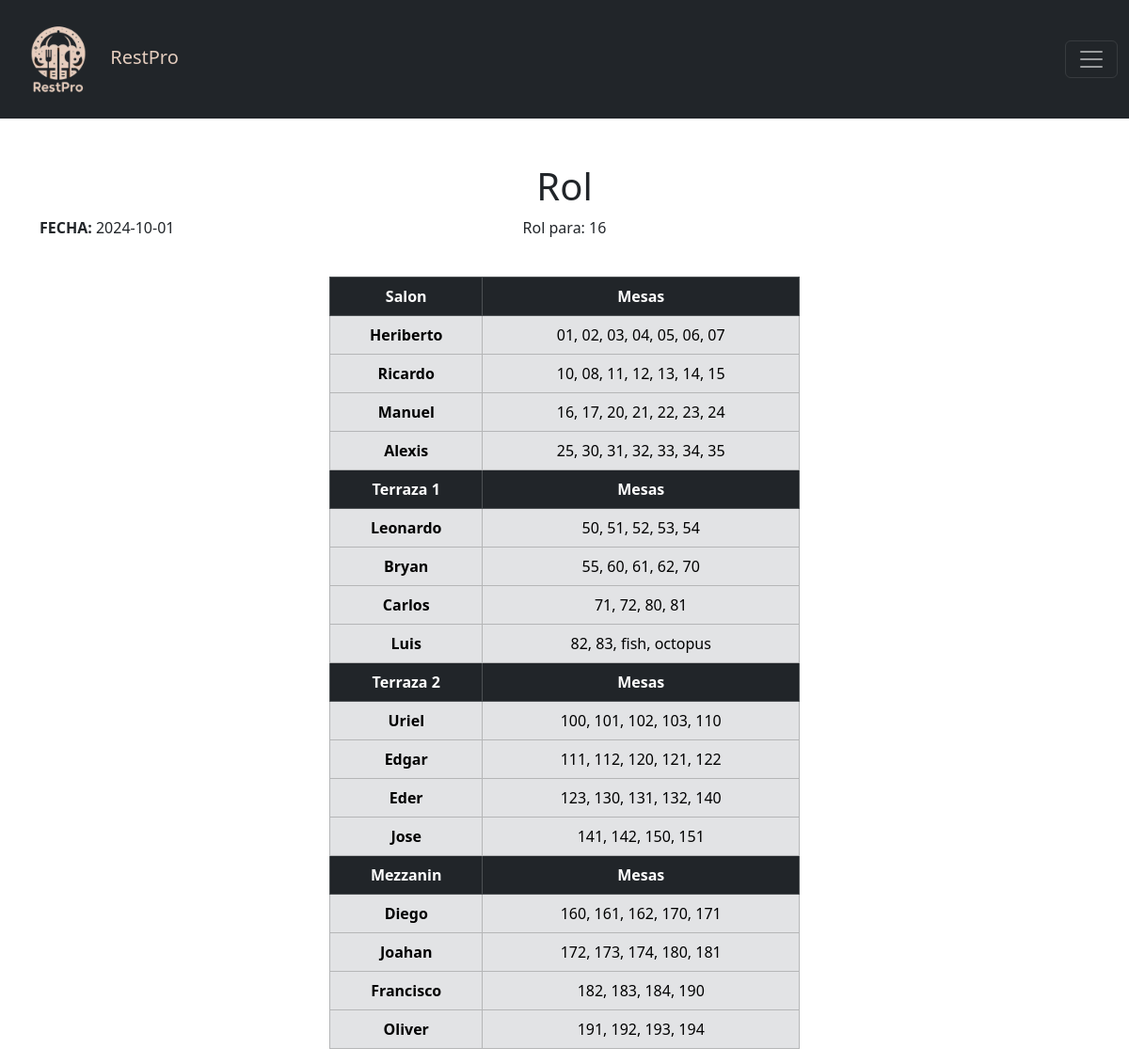
Screenshot of /vistas/rol/rol.php (signed in) with the database file from the repository.
### tables this page shows
CREATE TABLE `areas` (
  `id` int NOT NULL,
  `nombre` varchar(50) NOT NULL COMMENT 'Nombre de area',
  `descripcion` varchar(250) NOT NULL COMMENT 'Descripcion de area'
);

### www/vistas/rol/consultas/consultas.php (called while the page is built, shortened)
<?php
$hoy = date("w");
if ($hoy >= 1 && $hoy <= 4) {
    $resultCount = $pdo->query('SELECT COUNT(*) FROM personal WHERE estado = 1 AND descanso != ' . $hoy . ' AND descanso != "fines" ');
} else {
    $result = $pdo->query('SELECT * FROM personal WHERE estado = 1 AND (descanso != ' . $hoy . ' OR descanso = "fines" )');
    $resultCount = $pdo->query('SELECT COUNT(*) FROM personal WHERE estado = 1 AND (descanso != ' . $hoy . ' OR descanso = "fines" )');
}
$ctn_meseros = 0;
$n_meseros = $resultCount->fetchColumn();
$result = $pdo->query("SELECT * FROM areas");
if ($result->rowCount() > 0) {
    $resultAreas = $result->fetchAll(PDO::FETCH_OBJ);
}
$fecha = date('Y-m-d');
$result = $pdo->query("SELECT * FROM vista_mesero_mesa WHERE fecha = '$fecha'");
if ($result->rowCount() > 0) {
    $result_vista_meseros_mesas = $result->fetchAll(PDO::FETCH_OBJ);
}
$result = $pdo->query("SELECT * FROM vista_mesas_estaciones WHERE rol_descripcion = $n_meseros");
if ($result->rowCount() > 0) {
    $resultEstaciones = $result->fetchAll(PDO::FETCH_OBJ);
}

### www/vistas/rol/rol.php (the view, shortened to what this page needs)
<?php
$ubicacion = "../../";
$titulo = "Rol";
include($ubicacion . "includes/header.php");
include("consultas/consultas.php");
?>
<link rel="stylesheet" href="<?php echo $ubicacion; ?>/assets/tools/styles/estilos_vistas.css">
<div class="container mt-3">
    <h1 class="text-center"><?php echo $titulo; ?></h1>
    <?php if (isset($resultEstaciones)) { ?>
        <div class="row">
            <div class="col">
                <p><strong>FECHA: </strong><?php echo isset($fecha) ? $fecha : date('Y-m-d'); ?></p>
            </div>
            <div class="col centrar">
                Rol para: <?php echo $resultEstaciones[0]->rol_descripcion; ?>
            </div>
            <div class="col" style="text-align: right;">
            </div>
        </div>
        <br>
        <div class="centrar d-flex">
            <?php
            if (isset($result_vista_meseros_mesas)) {
                include_once 'consultas/tabla_rol_creado.php';
            } ?>
        </div>
        <?php
    } ?>
</div>

### www/vistas/rol/consultas/tabla_rol_creado.php (shortened to what this page needs)
<table class="table table-bordered table-dark" style="width: 500px;">
    <?php
    foreach ($resultAreas as $iterador_area => $area):
        $nombre_area = $area->nombre;
        ?>
        <thead>
            <tr>
                <th scope="col"><?php echo $nombre_area; ?></th>
                <th scope="col">Mesas</th>
            </tr>
        </thead>
        <tbody class="table-secondary">
            <?php
                foreach ($result_vista_meseros_mesas as $mesero):
                    if ($meserosxArea_acumulados[$iterador_area] == $ctn_meseros) {
                        break;
                    }
                    $nombre = $result_vista_meseros_mesas[$ctn_meseros]->mesero;
                    $mesas = $result_vista_meseros_mesas[$ctn_meseros]->mesas;
                    $ctn_meseros += 1; ?>
                <tr>
                    <th scope="row"><?php echo $nombre; ?></th>
                    <td><?php echo $mesas; ?></td>
                </tr>
                <?php
                endforeach ?>
        </tbody>
        <?php $ctn_areas += 1; endforeach ?>
</table>

### www/assets/tools/styles.css (style rules this page uses)
.row { display: flex; row-gap: 48px; }
.centrar { text-align: center; justify-content: center; align-items: center; }
.container { margin-top: 50px; }

### www/assets/tools/styles/estilos_vistas.css (style rules this page uses)
.table { table-layout: auto; width: auto; }

### rows the page displays
areas: nombre "Salon", nombre "Heriberto", mesas "01, 02, 03, 04, 05, 06, 07", nombre "Ricardo", mesas "10, 08, 11, 12, 13, 14, 15", nombre "Manuel", mesas "16, 17, 20, 21, 22, 23, 24", nombre "Alexis", mesas "25, 30, 31, 32, 33, 34, 35"
areas: nombre "Terraza 1", nombre "Leonardo", mesas "50, 51, 52, 53, 54", nombre "Bryan", mesas "55, 60, 61, 62, 70", nombre "Carlos", mesas "71, 72, 80, 81", nombre "Luis", mesas "82, 83, fish, octopus"
areas: nombre "Terraza 2", nombre "Uriel", mesas "100, 101, 102, 103, 110", nombre "Edgar", mesas "111, 112, 120, 121, 122", nombre "Eder", mesas "123, 130, 131, 132, 140", nombre "Jose", mesas "141, 142, 150, 151"
areas: nombre "Mezzanin", nombre "Diego", mesas "160, 161, 162, 170, 171", nombre "Joahan", mesas "172, 173, 174, 180, 181", nombre "Francisco", mesas "182, 183, 184, 190", nombre "Oliver", mesas "191, 192, 193, 194"

### other values shown
$titulo "Rol"
$resultEstaciones[0]->rol_descripcion "16"
